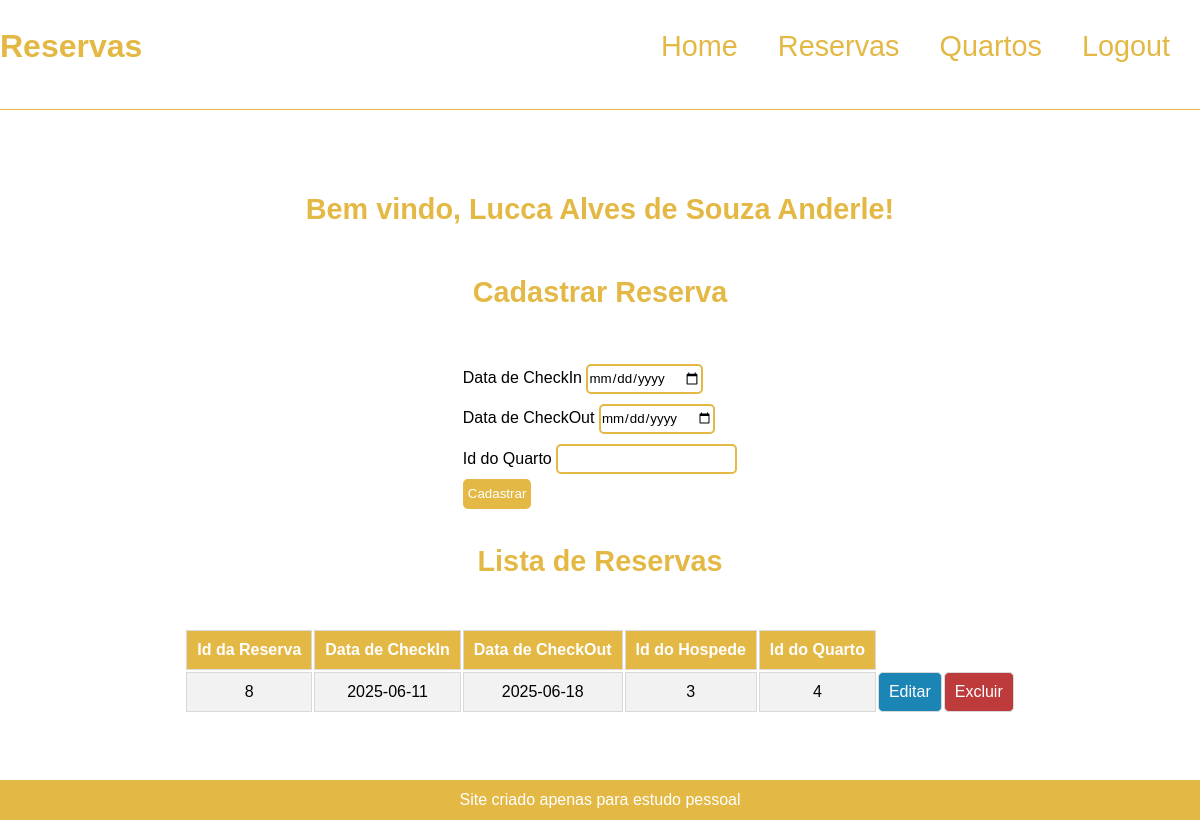
The app's page /reservas.php (signed in), older data.
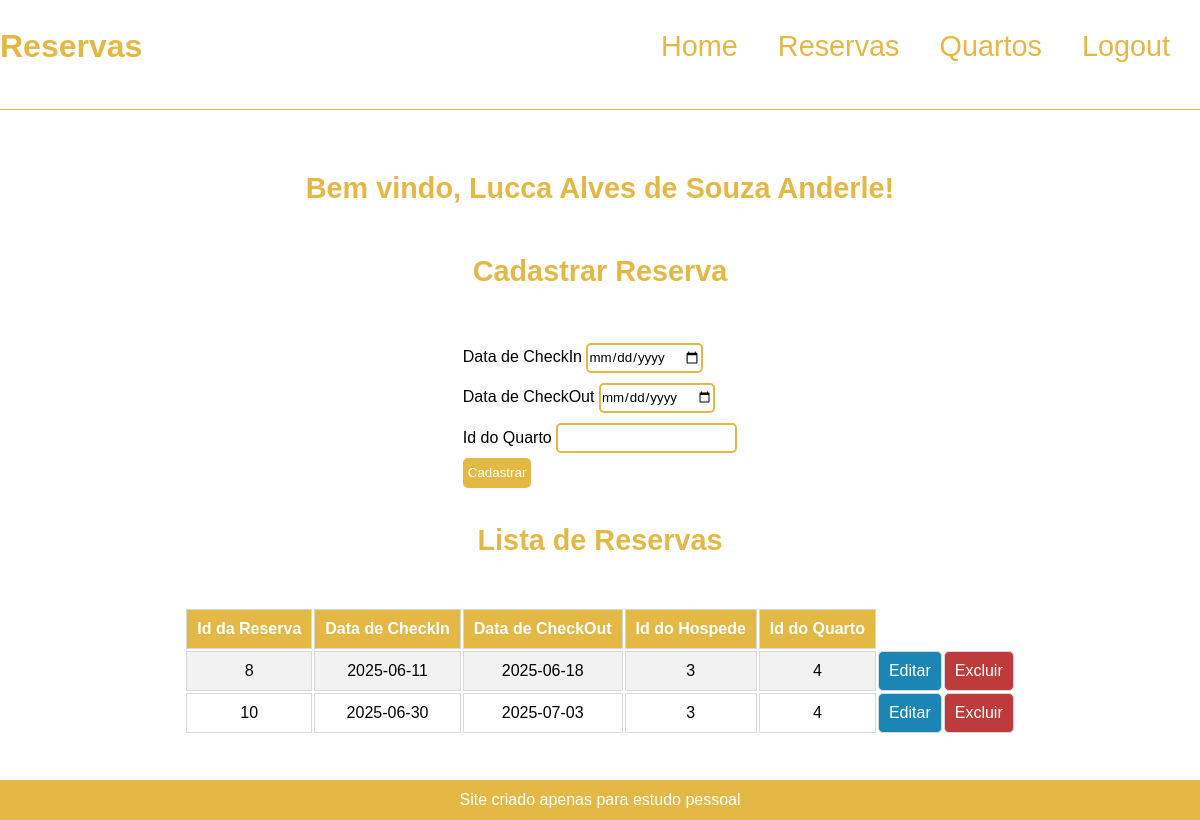
The same page, newer data.
### tables this page shows
CREATE TABLE `reservas` (
  `id_reserva` int(11) NOT NULL,
  `checkIn` date NOT NULL,
  `checkOut` date NOT NULL,
  `hospede_id` int(11) NOT NULL,
  `quarto_id` int(11) NOT NULL
);

### reservas.php (the view, shortened to what this page needs)
<!DOCTYPE html>
<html lang="pt-br">
<head>
    <link rel="stylesheet" href="css/desktop.css">
</head>
<body>
    <header>
        <h1>Reservas</h1>
        <nav>
            <a href="index.php">Home</a>
            <a href="reservas.php">Reservas</a>
            <a href="quartos.php">Quartos</a>
            <a href="logout.php">Logout</a>
        </nav>
    </header>
    <hr>
    <main>
        <h2>Bem vindo, <?= $_SESSION['nome'] ?>!</h2>
        <h2>Cadastrar Reserva</h2>
        <form action="cadastrar_reserva.php" method="post">
            <p>
                <label for="checkIn">Data de CheckIn</label>
                <input type="date" name="checkIn" id="checkIn">
            </p>
            <p>
                <label for="checkOut">Data de CheckOut</label>
                <input type="date" name="checkOut" id="checkOut">
            </p>
            <p>
                <label for="quarto_id">Id do Quarto</label>
                <input type="number" name="quarto_id" id="quarto_id">
            </p>
            <button type="submit">Cadastrar</button>
        </form>
        <br><br>
        <?php
            $conn = conectar_banco();
            $id = $_SESSION['id'];
            $sql = "SELECT * FROM reservas INNER JOIN hospedes ON reservas.hospede_id = hospedes.id_hospede WHERE hospede_id = $id";
            $result = mysqli_query($conn, $sql);
            echo "<h3>Lista de Reservas</h3>";
            echo    "<table>";
            echo        "<tr>";
            echo            "<th>Id da Reserva</th>";
            echo            "<th>Data de CheckIn</th>";
            echo            "<th>Data de CheckOut</th>";
            echo            "<th>Id do Hospede</th>";
            echo            "<th>Id do Quarto</th>";
            echo        "</tr>";
            while($reserva = mysqli_fetch_assoc($result)) {
                $id_reserva     = $reserva['id_reserva'];
                $data_checkIn   = $reserva['checkIn'];
                $data_checkOut  = $reserva['checkOut'];
                $id_hospede     = $reserva['hospede_id'];
                $id_quarto      = $reserva['quarto_id'];
                echo "<tr>";
                echo    "<td>" . $id_reserva . "</td>";
                echo    "<td>" . $data_checkIn . "</td>";
                echo    "<td>" . $data_checkOut . "</td>";
                echo    "<td>" . $id_quarto . "</td>";
                echo    "<td>" . $id_hospede . "</td>";
                echo    '<td class="editar"><a class="editar" href="edicao.php?id_reserva=' . $id_reserva . '&id_hospede=' . $id_hospede . '">Editar</a></td>';
                echo    '<td class="excluir"><a class="excluir" href="excluir_reserva.php?id_reserva=' . $id_reserva . '&id_hospede=' . $id_hospede . '">Excluir</a></td>';
                echo "</tr>";
            }
            echo "</table>";
        ?>
    </main>
    <footer>
        <p>Site criado apenas para estudo pessoal</p>
    </footer>
</body>
</html>

### css/desktop.css (style rules this page uses)
* { margin: 0; padding: 0; box-sizing: border-box; font-family: Arial, Helvetica, sans-serif; }
header { height: fit-content; display: flex; flex-flow: row nowrap; align-items: center; justify-content: space-between; }
h1 { color: #E3B845; }
h2, h3 { color: #E3B845; font-size: 1.8em; padding-bottom: 50px; }
hr { display: block; height: 1px; border: 0; border-top: 1px solid #E3B845; margin: 1em 0; padding: 0; }
nav { padding: 10px; font-size: 1.8em; display: flex; flex-flow: row nowrap; }
nav a { text-decoration: none; color: #E3B845; margin: 10px; padding: 10px; }
main { height: 81.8vh; display: flex; flex-flow: column nowrap; justify-content: center; align-items: center; }
footer { height: 40px; background-color: #E3B845; display: flex; justify-content: center; align-items: center; }
footer p { color: white; }
input { border-radius: 5px; border-color: #E3B845; border-style: solid; height: 30px; margin: 5px 0px; }
form button { background-color: #E3B845; border-radius: 5px; color: white; border: none; height: 30px; padding: 5px; }
table th, table td { padding: 10px; text-align: center; border: 1px solid #d9d9d9; }
table th { background: #E3B845; color: white; font-weight: bold; }
table tr:nth-child(even) { background: #f2f2f2; }
table tr:nth-child(odd) { background: #ffffff; }
table a { text-decoration: none; }
.editar { background-color: rgb(27, 133, 182); padding: 5px; border-radius: 5px; text-decoration: none; color: white; }
.excluir { background-color: rgb(189, 59, 59); padding: 5px; border-radius: 5px; text-decoration: none; color: white; }

Row changes from the older to the newer data that the page shows:
added reservas: id_reserva "10", checkIn "2025-06-30", checkOut "2025-07-03", quarto "3", hospede "4"
